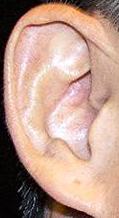
%> input picture 2/10.png, 119 x 218 px
$ octave --eval "magic;"   (GNU Octave 9; MATLAB toolbox functions it lacks are replaced by stand-ins)
%> lines starting %> are read from the running program, lines starting %| are printed output that depends on the picture
function magic()

% --------------------------------------------------------------------
%                                       INPUT + HISTOGRAM NORMALZATION
% --------------------------------------------------------------------
    % input images
    original  = rgb2gray(imread('databases/awe/028/10.png'));
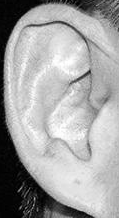
%> original: size 218x119 uint8; min 0, max 255, mean 163.4
    distorted = rgb2gray(imread('databases/awe/028/03.png'));
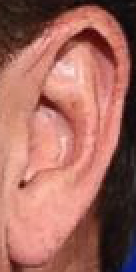
%> input picture 3/03.png, 68 x 136 px (shown 2 times larger)
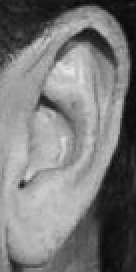
%> distorted: size 136x68 uint8 (shown 2 times larger); min 7, max 231, mean 121.9


    original = histeq(original);
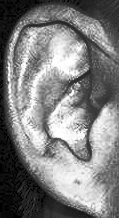
%> original: size 218x119 uint8; min 0, max 255, mean 126.7
    distorted = histeq(distorted);
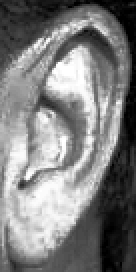
%> distorted: size 136x68 uint8 (shown 2 times larger); min 0, max 255, mean 126.5

% --------------------------------------------------------------------
%                                                                 SIFT
% --------------------------------------------------------------------


    % show original and distorted picture
    figure(1);
    subplot(2, 3, 1); imshow(uint8(original));  title('Original image');
    figure(1);
    subplot(2, 3, 2); imshow(uint8(distorted)); title('Distorted image');


    % Extract features and descriptors
%> (the run ends here)
